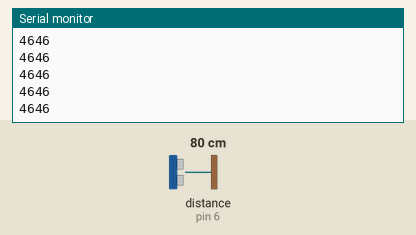
Simulated run of this sketch. Board: Arduino Uno, built with avr-gcc and run on an emulated ATmega328P. On the bench: the last lines printed to the serial monitor. Wiring (inferred from the names in the program): ultrasonic range finder: trigger pin 5; echo pin 6. The test bench sets the inputs (shaded band); at power-on: distance to the obstacle (sensor on pin 6) 80 cm. The echo pulse lasts 58.3 µs per cm.

Above: at 1.2 s.
1.3 s: distance to the obstacle (sensor on pin 6) set to 2 cm
At 2.4 s:
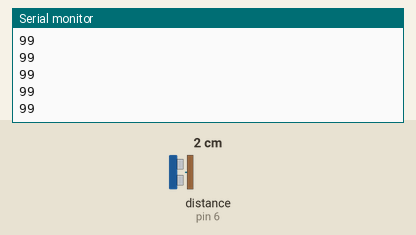
2.8 s: distance to the obstacle (sensor on pin 6) set to 4 cm
At 3.7 s:
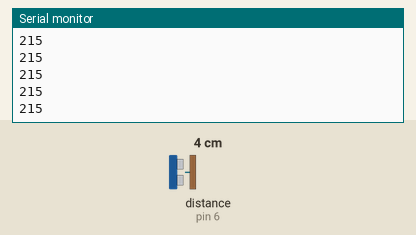
Timing chart, 0 to 5.8 s (numbered marks = the images above; inputs shaded):
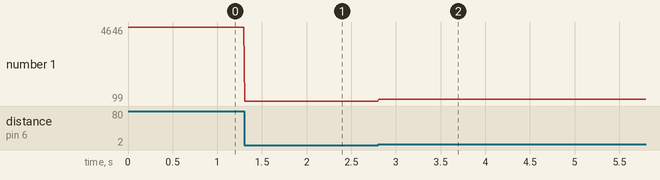

The sketch:

distanceCalibration.ino
```cpp
// (licence header left out)
#define trigPin 5
#define echoPin 6

void setup() {
  Serial.begin (9600);
  pinMode(trigPin, OUTPUT);
  pinMode(echoPin, INPUT);
}

void loop() {
  Serial.println(HCSR04Measurement(trigPin, echoPin));
  delay(10);
}

long HCSR04Measurement(int trigger, int echo){
  digitalWrite(trigger, LOW);
  delayMicroseconds(2);
  digitalWrite(trigger, HIGH);
  delayMicroseconds(10);
  digitalWrite(trigger, LOW);
  return pulseIn(echo, HIGH);
}
```

Measured:
- after the input at 1.3 s, the serial monitor: prints a new line at once (image 1)
- after the input at 2.8 s, the serial monitor: prints a new line at once (image 2)
- plotted number 1: 4646 → 99 after the input at 1.3 s, 99 → 215 after the input at 2.8 s
